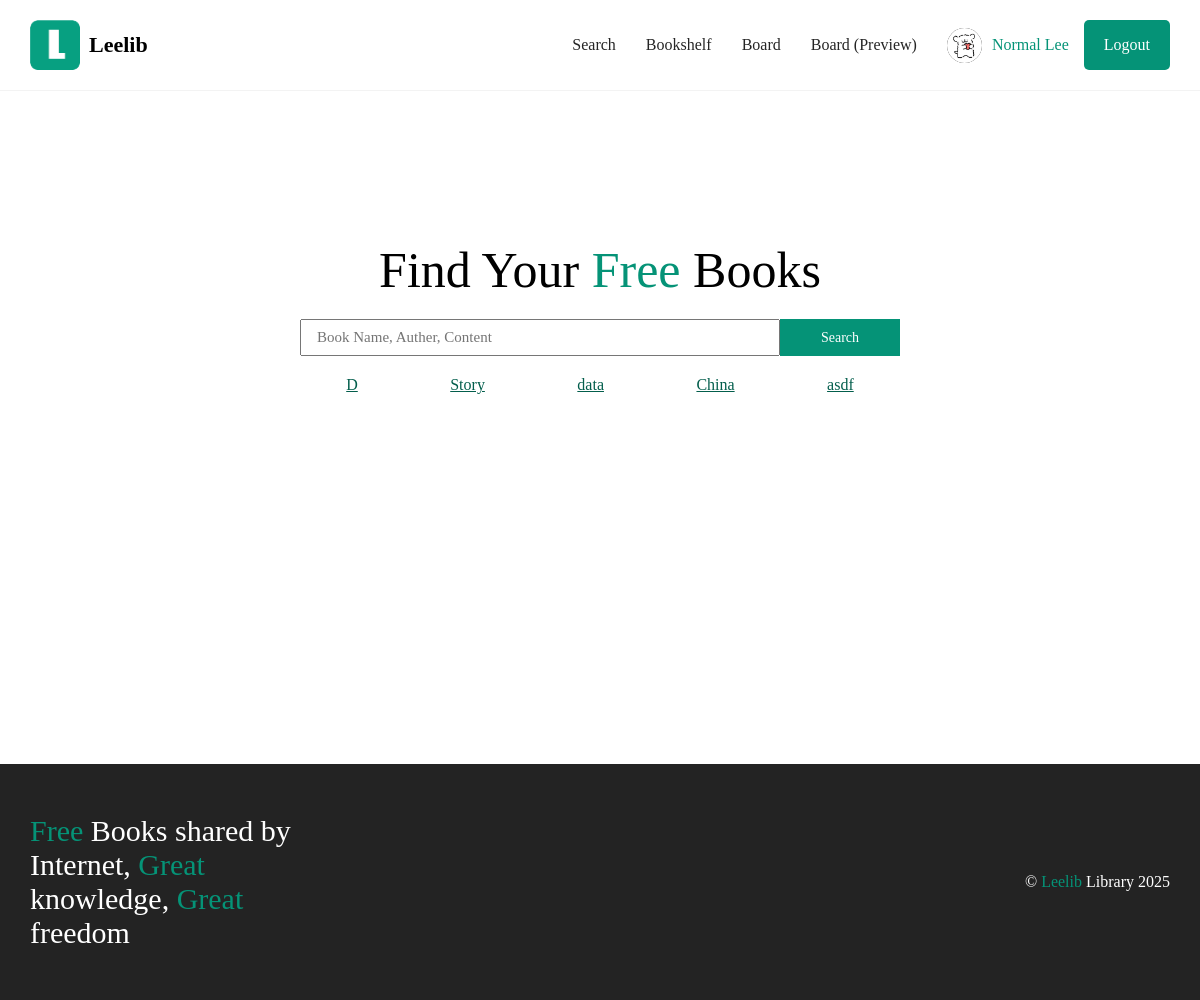
The app's page /search/ (signed in) with its own data.
### login/models.py (models this page shows, shortened)
class User(AbstractBaseUser, PermissionsMixin):
    first_name = models.CharField(max_length=50)
    last_name = models.CharField(max_length=50)
    email = models.EmailField(unique=True)
    password = models.CharField(max_length=255)
    privilege = models.IntegerField(default=1)
    is_active = models.BooleanField(default=False)
    is_staff = models.BooleanField(default=False)  # 用于区分管理用户
    is_superuser = models.BooleanField(default=False)  # 用于超级管理员权限
    USERNAME_FIELD = 'email'  # 使用 email 作为用户名字段
    REQUIRED_FIELDS = ['first_name', 'last_name']  # 必填字段
    objects = UserManager()  # 为 User 类绑定自定义的 Manager

### books/models.py (models this page shows, shortened)
class Tag(models.Model):
    name = models.CharField(max_length=50, unique=True)

### books/views.py (the view)
# urls.py: path('search/', views.search, name='books_search'),
def search(request):
    tags = list(Tag.objects.all())
    random_tags = random.sample(tags, min(len(tags), 5))
    return render(request, 'books/search.html', {'tags': random_tags})

### books/templates/books/search.html
{% extends 'base.html' %}
{% block content %}
<div class="searchmain">
    <h1>Find Your <span>Free</span> Books</h1>
    <form role="search" method="get" class="search-form" action="{% url 'books_search_result' %}">
        <div class="searchcontent">
            <input type="search" class="search-field" placeholder="Book Name, Auther, Content" value="" name="q"/>
            <button type="submit" class="search-submit">Search</button>
        </div>
    </form>
    <div class="tag">
        {% for tag in tags %}
            <a href="{% url 'tag_books' tag.id %}">{{ tag.name }}</a>
        {% empty %}
            <p>暂无标签</p>
        {% endfor %}
    </div>
</div>
{% endblock %}

### templates/base.html (shortened to what this page needs)
{% load static %}
<!DOCTYPE html>
<html>
<head>
</head>
<link rel="stylesheet" href="{% static 'style.css' %}">
<body style="margin-top: 0px!important;" lang="">
<header>
    <div class="navbar">
        <div class="logo">
            <a href="/" style="text-decoration: none;cursor: pointer;">
                <div class="logoimg">
                    <img src="{% static 'img/logo.png' %}" alt="">
                </div>
                <h1>Leelib</h1>
            </a>
        </div>
        <div class="navright drop">
            <div class="dropdown">
                <a href="{% url 'books_search' %}" class="navitem">Search</a>
                {% if request.user.is_authenticated %}
                    <a class="navitem" href="{% url 'books_bookself' %}">Bookshelf</a>
                    <a class="navitem" href="{% url 'admin:index' %}">Board</a>
                    <a class="navitem" href="{% url 'admin_book' %}">Board (Preview)</a>
                {% endif %}
                <div class="userinfo">
                    {% if request.user.is_authenticated %}
                        <div class="userimgname">
                            <img src="{% static 'img/ava.png' %}" alt="">
                        <a href="{% url 'portfolio' %}" id="username">{{ user.first_name }} {{ user.last_name }}</a>
                        </div>
                        <a href="{% url 'logout' %}">
                            <button class="loginbtn">Logout</button>
                        </a>
                    {% else %}
                        <a href="{% url 'login' %}" class="replace-link">
                            <button class="loginbtn">Login</button>
                        </a>
                    {% endif %}
                </div>
            </div>
        </div>
    </div>
</header>
<body>
{% block content %}
{% endblock %}
<div class="footer">
    <h2>
        <span>Free</span> Books shared by Internet, <span>Great</span> knowledge, <span>Great</span> freedom
    </h2>
    <p>&copy <span>Leelib</span> Library 2025</p>
</div>
</body>

### static/style.css (style rules this page uses)
* { margin: 0; padding: 0; }
body { height: 100%; display: flex; flex-direction: column; min-height: 100vh; }
body * { font-family: "Microsoft YaHei" !important; }
.navbar { display: flex; justify-content: space-between; padding: 20px 30px; border-bottom: .5px solid #f3f3f3; }
.logoimg { width: 50px; height: 50px; display: inline-block; }
.logoimg img { width: 100%; height: 100%; border-radius: 7px; }
.logo h1 { display: inline-block; line-height: 50px; height: 50px; font-size: 22px; font-weight: bold; margin-left: 5px; color: #000; }
.logo .logoimg, .logo h1 { display: inline-block; vertical-align: middle; }
.loginbtn { background: #059377; border: none; height: 50px; color: #fff; padding: 0 20px; border-radius: 5px; font-size: 16px; cursor: pointer; margin-left: 15px; }
.navright img { border-radius: 50%; background: #000; width: 35px; height: 35px; line-height: 50px; margin-right: 10px; }
.navright, .dropdown { display: flex; align-items: center; flex-wrap: wrap; }
.navitem { font-size: 16px; color: #252525; text-decoration: none; margin-right: 30px; }
.userinfo { display: flex; align-items: center; }
#username { color: #059377; text-decoration: none; line-height: 50px; }
.userimgname { display: flex; align-items: center; }
.footer { margin-top: 40px; background: #232323; padding: 50px 30px; display: flex; justify-content: space-between; align-items: center; flex-wrap: wrap; }
.footer > h2 { color: #fff; width: 290px; font-size: 30px; font-weight: normal; }
.footer > p { color: #fff; }
.footer span { color: #059377; }
.searchmain { width: 50%; margin: 150px auto; }
.searchmain > h1 { font-size: 50px; text-align: center; font-weight: lighter; margin-bottom: 20px; width: 100%; }
.searchmain > h1 > span { color: #059377; }
.searchcontent { width: 100%; display: flex; margin-bottom: 20px; }
.search-field { width: 80%; font-size: 15px; box-sizing: border-box; padding: 8px 15px; }
.search-submit { width: 20%; font-size: 14px; box-sizing: border-box; padding: 8px 15px; cursor: pointer; color: #fff; background: #059377; border: none; }
.tag { width: 100%; display: flex; justify-content: space-around; margin-bottom: 180px; }
.tag a { margin: 0 7px; color: #035e4c; }
@media (min-width: 1024px) { .dropdown { display: flex; } }

### records on screen
User: first_name "Normal", last_name "Lee"
Tag: name "D"
Tag: name "Story"
Tag: name "data"
Tag: name "China"
Tag: name "asdf"
